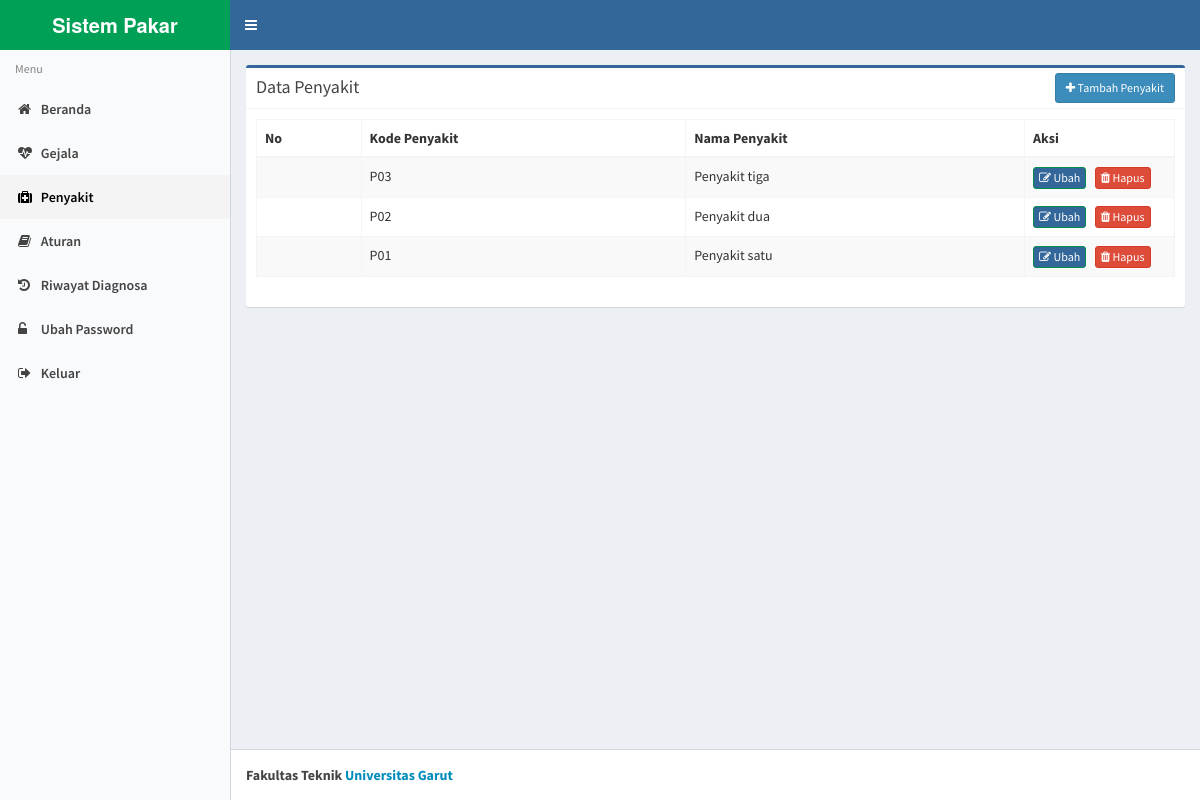
The app's page /index.php?page=penyakit (signed in) with its own data.
### tables this page shows
CREATE TABLE `penyakit` (
  `id_penyakit` int(11) NOT NULL,
  `kode_penyakit` varchar(20) NOT NULL,
  `nama_penyakit` varchar(50) NOT NULL,
  `deskripsi` text NOT NULL,
  `solusi` text NOT NULL
);

### penyakit.php (the view, shortened to what this page needs)
<?php
$link_update = '?page=update_penyakit';
$list_data = '';
$q = "select * from penyakit order by id_penyakit DESC";
$q = mysqli_query($con, $q);
if (mysqli_num_rows($q) > 0) {
    while ($r = mysqli_fetch_array($q)) {
        $id = $r['id_penyakit'];
        $list_data .= '
		<tr>
		<td></td>
		<td>' . $r['kode_penyakit'] . '</td>
		<td>' . $r['nama_penyakit'] . '</td>
		<td>
		<a href="' . $link_update . '&amp;id=' . $id . '&amp;action=edit" class="btn btn-success btn-xs" title="Ubah"><i class="fa fa-edit"></i> Ubah</a> &nbsp;
		<a href="#" data-href="' . $link_update . '&amp;id=' . $id . '&amp;action=delete" data-toggle="modal" data-target="#confirm-delete" class="btn btn-danger btn-xs" title="Hapus"><i class="fa fa-trash"></i> Hapus</a></td>
		</tr>';
    }
}
?>
<div class="box box-success">
    <div class="box-header with-border">
        <h3 class="box-title">Data Penyakit</h3>
        <div class="box-tools">
            <a href="<?php echo $link_update; ?>" class="btn btn-primary btn-sm"><i class="fa fa-plus"></i> Tambah Penyakit</a>
        </div>
    </div>
    <div class="box-body">
        <div class="table-responsive">
            <table class="table table-striped table-bordered" id="dataTables1">
                <thead>
                    <tr>
                        <th>No</th>
                        <th>Kode Penyakit</th>
                        <th>Nama Penyakit</th>
                        <th width="150">Aksi</th>
                    </tr>
                </thead>
                <tbody>
                    <?php echo $list_data; ?>
                </tbody>
            </table>
        </div>
    </div>
</div>

### records on screen
penyakit: kode_penyakit "P03", nama_penyakit "Penyakit tiga"
penyakit: kode_penyakit "P02", nama_penyakit "Penyakit dua"
penyakit: kode_penyakit "P01", nama_penyakit "Penyakit satu"
